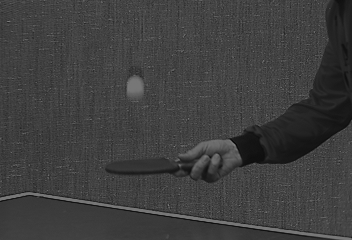
#> input picture Nao_meu/miguel_tavora/4º trabalho/tp4/bola/bola_1.tiff, 352 x 240 px; its folder holds 3 pictures in this run
$ python ex3.py
#> lines starting #> are read from the running program, lines starting #| are printed output that depends on the picture; pictures that were not available may be replaced by others from this repository, and a replacement may not be noted
### Nao_meu/miguel_tavora/4º trabalho/A45102_A45412_A45414/tp4/ex3/tp4.py
import numpy as np
import cv2

def erroAbsolutoMedio(a, b):
    l = len(a)
    c = len(a[0])
    return np.sum(np.abs(a.astype('float64') - b.astype('float64'))) / (l*c)


def escreverDiferencas (p_frame, predita, filename):
    elFinal = p_frame.astype('float64') - predita.astype('float64')
    elFinal += 128
    cv2.imwrite(filename, elFinal, (cv2.IMWRITE_JPEG_QUALITY,50))

def lerDiferencas (filename):
    elFinal = cv2.imread(filename, cv2.IMREAD_GRAYSCALE)
    elFinal -= 128
    return elFinal


def fullSearch (bloco, iFrame, pos):

    minimo = 9999999
    posicao = blocoFinal = None

    for i in range(15 * 2 + 1):
        i += pos[0]
        if i > len(iFrame) - len(bloco):
            continue

        for j in range(15 * 2 + 1):
            j += pos[1]

            if j > len(iFrame[0]) - len(bloco):
                break

            blocoI = iFrame[i:i+len(bloco), j:j+len(bloco)]

            erro = erroAbsolutoMedio(blocoI, bloco)

            if erro < minimo:
                minimo = erro
                posicao = (i, j)
                blocoFinal = blocoI

    return posicao, blocoFinal


def predicao(pFrame, iFrame):

    p_frame = np.zeros_like(pFrame)
    l = 0
    c = 0
    vetores = []

    for x in range (int(len(pFrame) / 16)):
        for y in range (int(len(pFrame[0]) / 16)):

            bloco16x16 = pFrame[l: l + 16, c: c + 16]
            nPos, blocoSem = fullSearch(bloco16x16, iFrame, (l, c))

            # Calcular cada vetor de movimento
            vetor = (nPos[0] - l, nPos[1] - c)
            p_frame[l: l + 16, c: c + 16] = blocoSem
            vetores.append(vetor)
            c += 16
        l += 16
        c = 0

    return p_frame, vetores


def escreverPredita(i_frame, diferenca, vetores):

    l = c = vIndex = 0

    predita = np.zeros_like(i_frame)

    for x in range(int(len(i_frame) / 16)):
        for y in range(int(len(i_frame[0]) / 16)):

            posX = vetores[vIndex][0] + l
            posY = vetores[vIndex][1] + c

            predita[l: l + 16, c: c + 16] = \
                                i_frame[posX: posX + 16, posY: posY + 16]
            vIndex += 1
            c += 16
        l += 16
        c = 0
    elFinal = predita + diferenca
    return elFinal


### Nao_meu/miguel_tavora/4º trabalho/tp4/ex3/ex3.py
from tp4 import escreverDiferencas, lerDiferencas, predicao, escreverPredita

import cv2
from time import time
from os import path
import numpy as np
import matplotlib.pyplot as plt

def CalcularSNR (pr, original):
	return (10 * np.log10 (np.sum(np.sum(np.power(pr.astype('float'),2)))/np.sum(np.sum(np.power((pr.astype('float')-original.astype('float')),2)))))

def ex3(obj):
#> called with obj = 'bola'
    ex = None
    if obj == "bola":
        ex = ".tiff"
    else:
        ex = ".bmp"

    frames = []
    compressao = []
    descompressao = []
    taxasdeCompressao = []
    SNRs = []

    imagens = []
    for x in range(11):
       imagens.append(cv2.imread("../" + obj + "/" + obj + "_"+ str(x+1) + ex, cv2.IMREAD_GRAYSCALE))

    iFrame = imagens.pop(0)
#> iFrame is the input picture: shape (240, 352); min 6, max 126, mean 62.6

    cv2.imwrite("i_frame" + obj + ".jpeg", iFrame, (cv2.IMWRITE_JPEG_QUALITY,50))
    iFrame = cv2.imread("i_frame" + obj + ".jpeg", cv2.IMREAD_GRAYSCALE)
#> iFrame: shape (240, 352); min 0, max 145, mean 62.6

    for i in range (len(imagens)):

        print ("#####################" , (i + 1), "#####################")
        frames.append(i + 1)

        time1 = time()
        frame_predita, vetor_mov = predicao(imagens[i], iFrame)
#> the loop in predicao, `for x in range (int(len(pFrame) / 16)):` made 15 passes
#> (l, c) on pass 1: (16, 16)
        cv2.imwrite("predicao/" + obj + "/predita" + str(i + 1) + ".jpeg", frame_predita)

        file = "diferencas/" + obj + "/diferenca" + str(i) + ".jpeg"
        escreverDiferencas (imagens[i], frame_predita, file)
#> in escreverDiferencas, `elFinal = p_frame.astype('float64') - predita.astype('float64')`:
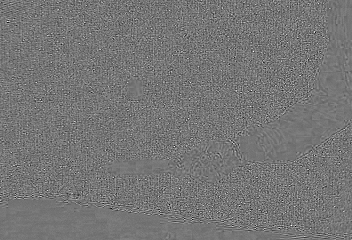
#> elFinal: shape (240, 352) float64; min -37, max 43, mean 0; drawn with min black and max white
#> in escreverDiferencas, `elFinal += 128`:
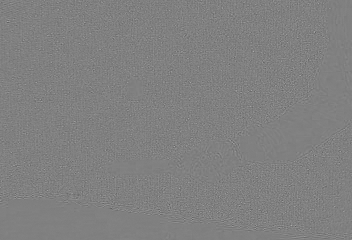
#> elFinal: shape (240, 352) float64; min 91, max 171, mean 128
        tempo = time() - time1
        print ("Tempo de Compressão:", tempo)
        compressao.append(tempo)


        time2 = time()
        frame_dif = lerDiferencas(file)
#> in lerDiferencas, `elFinal -= 128`:
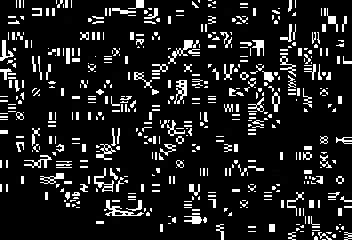
#> elFinal: shape (240, 352); min 0, max 255, mean 31

        frame_p = escreverPredita(iFrame, frame_dif, vetor_mov)
#> the loop in escreverPredita, `for x in range(int(len(i_frame) / 16)):` made 15 passes
        cv2.imwrite("descodificados/" + obj + "/p_frame" + str(i + 1) + ".jpeg", frame_p, (cv2.IMWRITE_JPEG_QUALITY,50))
        tempo = time() - time2
        print ("Tempo de Descompressão:", tempo)
        descompressao.append(tempo)

        original = path.getsize("../" + obj + "/" + obj + "_" + str(i + 2) + ex)
        final = path.getsize("descodificados/" + obj + "/p_frame" + str(i + 1) + ".jpeg")
        taxa = original*1. / final*1.
        print ("Taxa de Compressão:", taxa)
        taxasdeCompressao.append(taxa)

        original = cv2.imread("../" + obj + "/" + obj + "_" + str(i + 2) + ex, cv2.IMREAD_GRAYSCALE)
        final = cv2.imread("descodificados/" + obj + "/p_frame" + str(i + 1) + ".jpeg", cv2.IMREAD_GRAYSCALE)
#> final: shape (240, 352); min 0, max 255, mean 62.7

        SNR = CalcularSNR(final, original)

        print ("SNR:", SNR)
        SNRs.append(SNR)

    plt.plot(frames, taxasdeCompressao)
    plt.xlabel("pFrames")
    plt.ylabel("Taxa de Compressao")
    plt.savefig("graficos/" + obj + "/Taxa de Compressão")
    plt.show()
    plt.close()

    plt.plot(frames, SNRs)
    plt.xlabel("pFrames")
    plt.ylabel("SNR")
    plt.savefig("graficos/" + obj + "/SNR")
    plt.show()
    plt.close()

    plt.plot(frames, compressao)
    plt.xlabel("pFrames")
    plt.ylabel("Tempo de Compressão")
    plt.savefig("graficos/" + obj + "/Tempo de Compressão")
    plt.show()
    plt.close()

    plt.plot(frames, descompressao)
    plt.xlabel("pFrames")
    plt.ylabel("Tempo de Descompressão")
    plt.savefig("graficos/" + obj + "/Tempo de descompressão")
    plt.show()
    plt.close()

#> (the run stopped early here; a loop or call above may not have finished)
